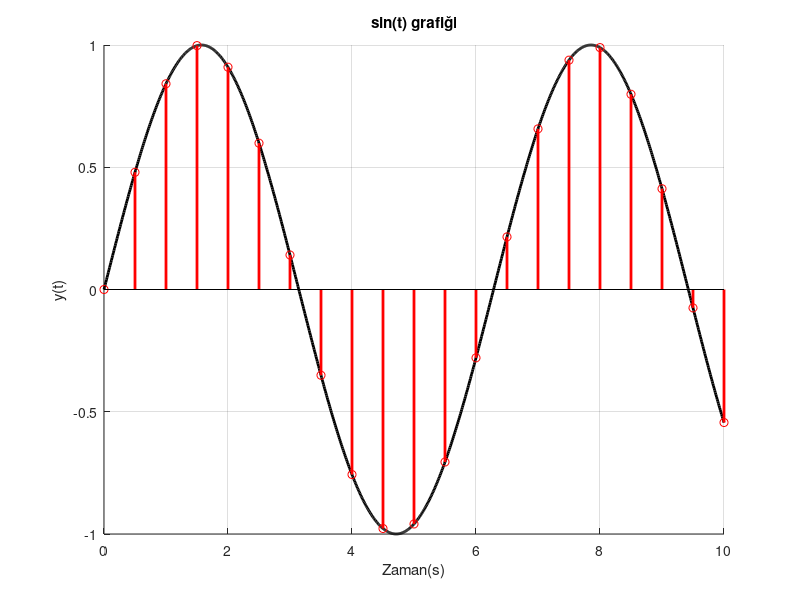

MATLAB code for this plot: (Note: this script raises an error after producing the figure.)
clear;clc;

T=0.5;
tvec=0:T:10;

f1=@(t)sin(t);
f1vec=f1(tvec);

figure(1);clf;hold on;grid on;
xlabel("Zaman(s)");ylabel("y(t)");title("sin(t) grafiği");
plot(0:0.01:10,f1(0:0.01:10),'k','LineWidth',2);
stem(tvec,f1(tvec),'r','LineWidth',2);
print("../../img/"+"lec1_plot1.eps",'-depsc','-r150');
%%%%%%%%%%%%%%%%%%%%%%%%%%%%%%%%%%%%%%%%%%%%%%%%%%%%%%%%%%%%%%%%%%%%%%%%%%%%
syms t s z;
yt=dirac(t);
ys=laplace(yt);
yz=ztrans(yt,t,z);
disp("y(t):"+string(yt));
disp("y(s):"+string(ys));
disp("y(z):"+string(yz));
%%%%%%%%%%%%%%%%%%%%%%%%%%%%%%%%%%%%%%%%%%%%%%%%%%%%%%%%%%%%%%%%%%%%%%%%%%%%
Gss=1/(s^3+4*s^2+5*s+6);
expr=partfrac(Gss);
pretty(expr)
%%%%%%%%%%%%%%%%%%%%%%%%%%%%%%%%%%%%%%%%%%%%%%%%%%%%%%%%%%%%%%%%%%%%%%%%%%%%
Gss=t*exp(-s*t);
expr=int(Gss);
subs(expr,t,inf)-subs(expr,t,0)

